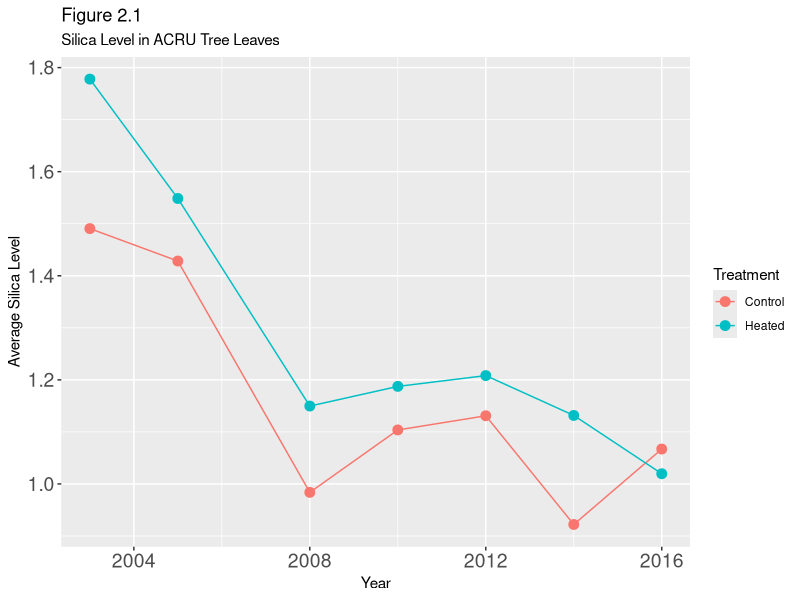
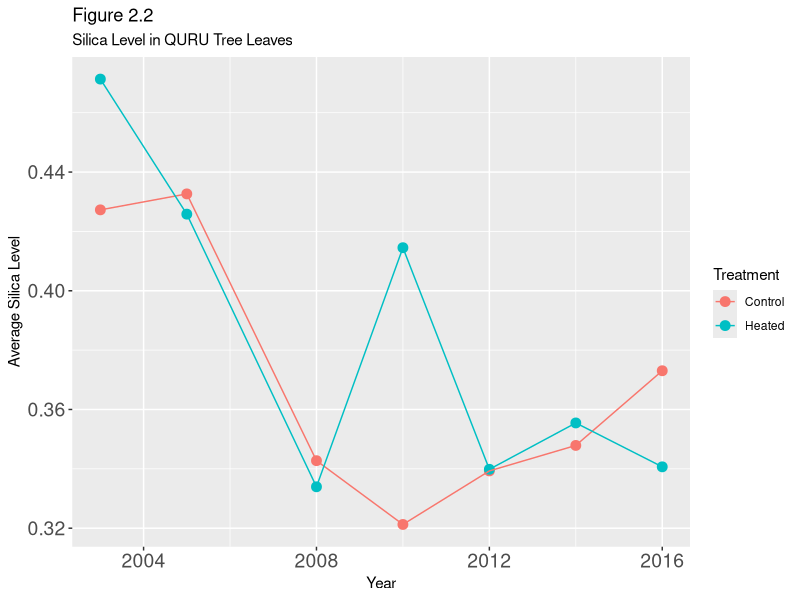
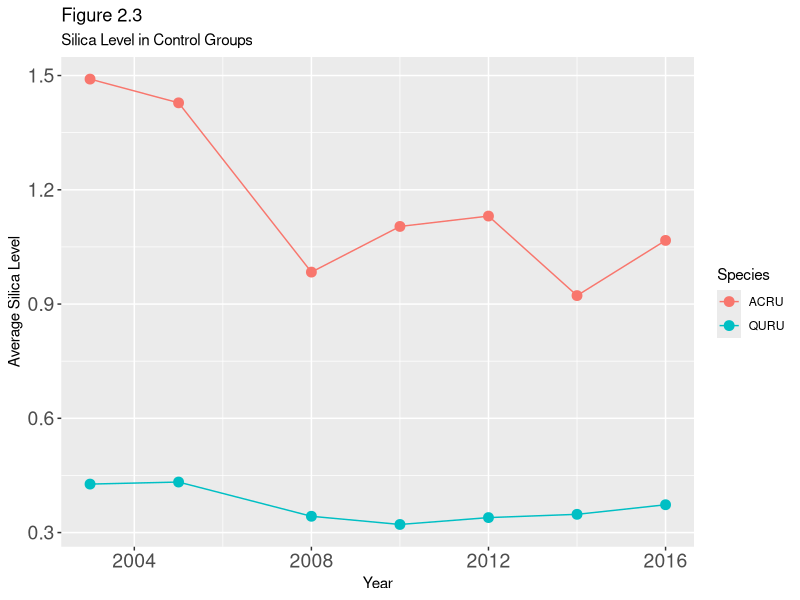
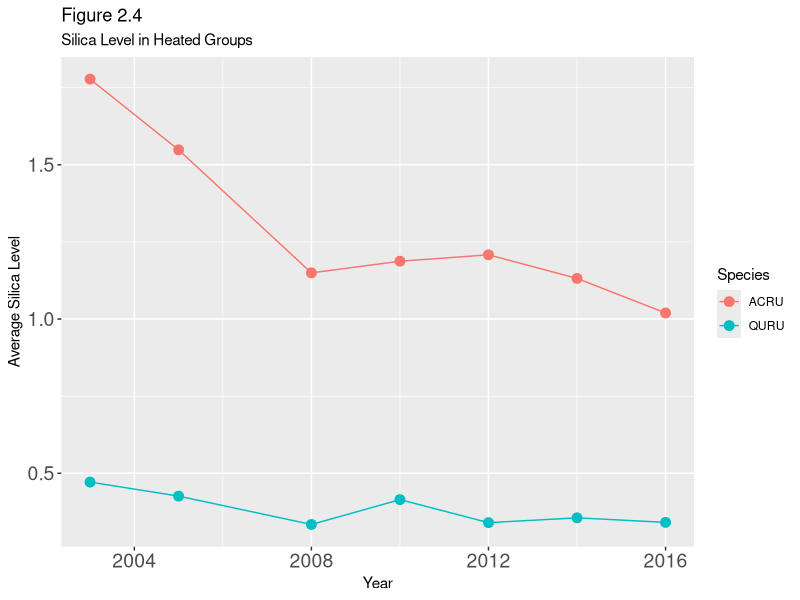
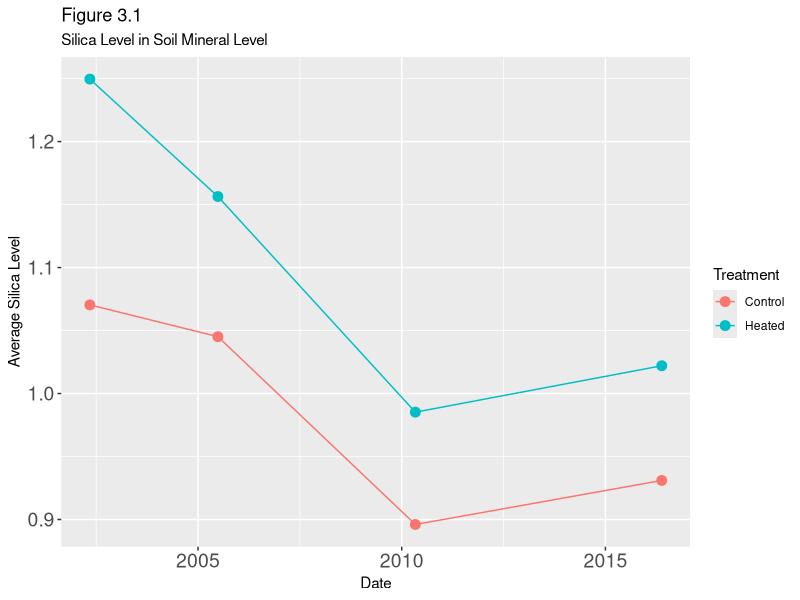
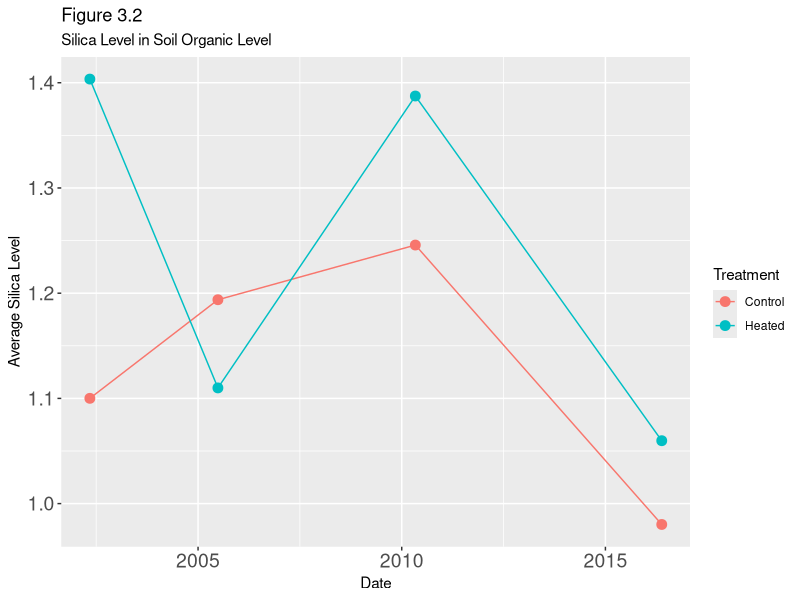
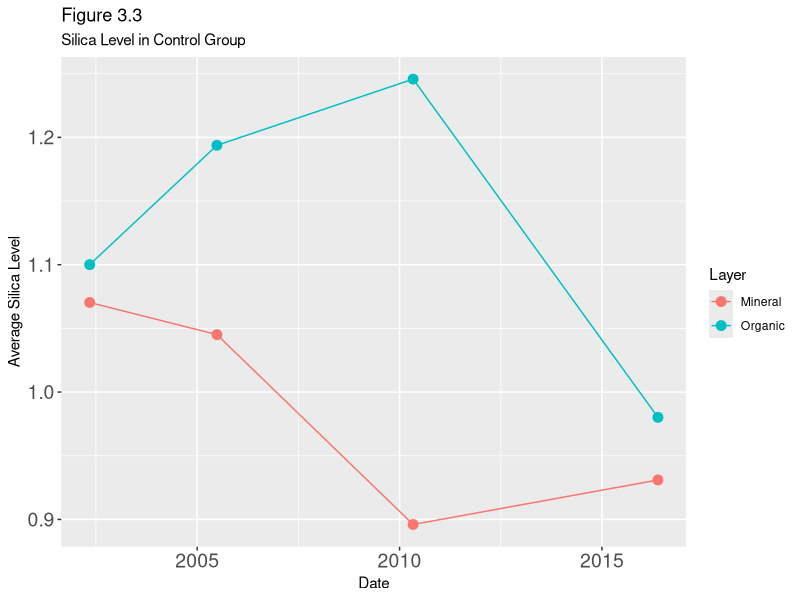
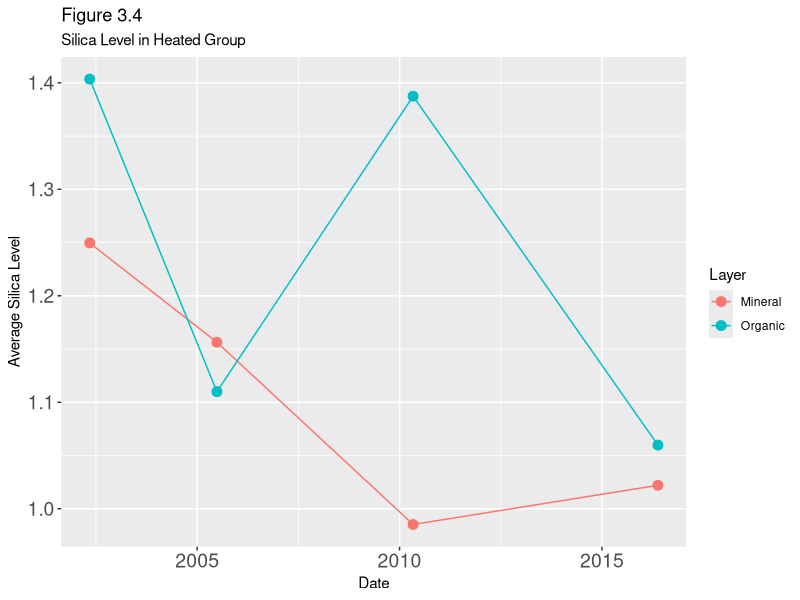

Here is the R script that generated these plots, in order: (Note: this script raises an error after producing the figures.)
## ---- chunk 1
knitr::opts_chunk$set(echo = TRUE)
## ---- chunk 2
library(tidyverse)
library(ggplot2)
library(lubridate)
library(car)
library(zoo)
library(stringi)
library(rlang)
## ---- chunk 3
# green_leaf_bsi dataset
glbsi <- read.csv("green_leaf_bsi.csv")
glbsi_avg <- glbsi %>% 
  group_by(Year, Species, Treatment) %>%
  summarise(avg = mean(X.wt.Bsi))

glbsi_avg_ACRU = glbsi_avg %>% 
  filter(Species == "ACRU")
glbsi_avg_QURU = glbsi_avg %>% 
  filter(Species == "QURU")

glbsi_avg_control = glbsi_avg %>% 
  filter(Treatment == "Control")
glbsi_avg_heated = glbsi_avg %>% 
  filter(Treatment == "Heated")
## ---- chunk 4
ggplot(data = glbsi_avg_ACRU) +
  aes(x = Year, y = avg, color = Treatment) +
  geom_point(size = 3) + 
  labs(title = "Figure 2.1",
       subtitle = "Silica Level in ACRU Tree Leaves",
       x = "Year",
       y = "Average Silica Level")+
  theme(axis.text.x = element_text(size = 14))+
  theme(axis.text.y = element_text(size = 14))+
  geom_line()
## ---- chunk 5
ggplot(data = glbsi_avg_QURU) +
  aes(x = Year, y = avg, color = Treatment) +
  geom_point(size = 3) + 
  labs(title = "Figure 2.2",
       subtitle ="Silica Level in QURU Tree Leaves",
       x = "Year",
       y = "Average Silica Level")+
  theme(axis.text.x = element_text(size = 14))+
  theme(axis.text.y = element_text(size = 14))+
  geom_line()
## ---- chunk 6

ggplot(data = glbsi_avg_control) +
  aes(x = Year, y = avg, color = Species) +
  geom_point(size = 3) + 
  labs(title = "Figure 2.3",
       subtitle ="Silica Level in Control Groups",
       x = "Year",
       y = "Average Silica Level")+
  theme(axis.text.x = element_text(size = 14))+
  theme(axis.text.y = element_text(size = 14))+
  geom_line()
## ---- chunk 7
ggplot(data = glbsi_avg_heated) +
  aes(x = Year, y = avg, color = Species) +
  geom_point(size = 3) + 
  labs(title = "Figure 2.4",
       subtitle = "Silica Level in Heated Groups",
       x = "Year",
       y = "Average Silica Level")+
  theme(axis.text.x = element_text(size = 14))+
  theme(axis.text.y = element_text(size = 14))+
  geom_line()
## ---- chunk 8
glbsi <- read.csv("green_leaf_bsi.csv", encoding = "UTF-8")

glbsi$Year <- as.character(glbsi$Year)
glbsi$Month <- as.character(glbsi$Month)
glbsi$Date <- as.yearmon(paste0(glbsi$Year, "-0", glbsi$Month))
glbsi$Months <- time_length(interval(as.yearmon("2002-05"),glbsi$Date), "month")

r_species <- lm(log(X.wt.Bsi) ~ 
                  factor(Species) + factor(Treatment) + Months + 
                  factor(Month)+factor(Species)*Months, data = glbsi)
## ---- chunk 9
summary(r_species)
## ---- chunk 10
round(r_species$coefficients,digits = 6)
## ---- chunk 11
# soil_bsi dataset
soil_bsi <- read.csv("soil_bsi.csv")

soil_avg <- soil_bsi %>% 
  group_by(Date, Layer, Treatment) %>%
  summarise(avg = mean(X.wt.Bsi)) 

soil_avg <- soil_avg[-1,]
soil_avg$Date <- strptime(soil_avg$Date, "%m/%d/%y")
soil_avg$Date <- as.Date(soil_avg$Date)
soil_avg <- arrange(soil_avg,Date)

SM = soil_avg %>% 
  filter(Layer == "Mineral")
SM2 = soil_avg %>% 
  filter(Layer == "Organic")
SC = soil_avg %>% 
  filter(Treatment == "Control")
SH = soil_avg %>% 
  filter(Treatment == "Heated")
## ---- chunk 12
ggplot(data = SM) +
  aes(x = Date, y = avg, color = Treatment) +
  geom_point(size = 3) + 
  labs(title = "Figure 3.1",
       subtitle ="Silica Level in Soil Mineral Level",
       x = "Date",
       y = "Average Silica Level")+
  theme(axis.text.x = element_text(size = 14))+
  theme(axis.text.y = element_text(size = 14))+
  geom_line()
## ---- chunk 13
ggplot(data = SM2) +
  aes(x = Date, y = avg, color = Treatment) +
  geom_point(size = 3) + 
  labs(title = "Figure 3.2",
       subtitle ="Silica Level in Soil Organic Level",
       x = "Date",
       y = "Average Silica Level")+
  theme(axis.text.x = element_text(size = 14))+
  theme(axis.text.y = element_text(size = 14))+
  geom_line()
## ---- chunk 14

ggplot(data = SC) +
  aes(x = Date, y = avg, color = Layer) +
  geom_point(size = 3) + 
  labs(title = "Figure 3.3",
       subtitle ="Silica Level in Control Group",
       x = "Date",
       y = "Average Silica Level")+
  theme(axis.text.x = element_text(size = 14))+
  theme(axis.text.y = element_text(size = 14))+
  geom_line()
## ---- chunk 15
ggplot(data = SH) +
  aes(x = Date, y = avg, color = Layer) +
  geom_point(size = 3) + 
  labs(title = "Figure 3.4",
       subtitle ="Silica Level in Heated Group",
       x = "Date",
       y = "Average Silica Level")+
  theme(axis.text.x = element_text(size = 14))+
  theme(axis.text.y = element_text(size = 14))+
  geom_line()
## ---- chunk 16
soil_bsi <- read.csv("soil_bsi.csv")

soil_bsi$Date<-mdy(soil_bsi$Date)
soil_data<-na.omit(soil_bsi[,c("Date","Layer","Treatment","X.wt.Bsi")])
soil_data<-soil_data
standaeddate<-c(ymd(020507))
soil_data1<-soil_data %>%
  mutate(deployedtime=difftime(Date,standaeddate,units = "days"))
soil_data1$deployedtime<-as.numeric(soil_data1$deployedtime)
colnames(soil_data1)[4]<-"Silicalevel"
soil_data1$Layer<-factor(soil_data1$Layer)
soil_data1$Treatment<-factor(soil_data1$Treatment)
soil_data2<-soil_data1%>%
  mutate(season=month(Date))

soil_model<-lm(Silicalevel~factor(Layer)+factor(Treatment)+
                 deployedtime+factor(season),data = soil_data2)

## ---- chunk 17
summary(soil_model)
## ---- chunk 18
round(soil_model$coefficients,digits = 6)
## ---- chunk 19
litterbags <- read.csv("litterbags.csv")
datalb <- litterbags[12:162, ]
datalb$Date.Collected <- as.Date(strptime(datalb$Date.Collected, "%m/%d/%y"))
datalb$Date.Deployed <- as.Date(strptime(datalb$Date.Deployed, "%m/%d/%y"))
datalb$Mass.Loss <- as.numeric(datalb$Mass.Loss)
## ---- chunk 20
datalb_heated<-datalb%>%
  filter(Treatment=="Warming")%>%
  group_by(Species,Date.Collected)%>%
  summarise(mean=mean(X.wt.Bsi),Mass.Loss=mean(Mass.Loss))
ggplot(data = datalb_heated) +
  aes(x = Date.Collected, y = mean, color = Species) +
  geom_point(size = datalb_heated$Mass.Loss)+
  geom_line() +
  labs(title = "Figure 4.1",
       subtitle = "Heated group vs Decaying Rate",
       caption = "Point size = Decaying Rate",
    y = 'Average silica level') +
  theme_minimal()
## ---- chunk 21
datalb_normal<-datalb%>%
  filter(Treatment=="Control")%>%
  group_by(Species,Date.Collected)%>%
  summarise(mean=mean(X.wt.Bsi),Mass.Loss=mean(Mass.Loss))
ggplot(data = datalb_normal) +
  aes(x = Date.Collected, y = mean, color = Species) +
  geom_point(size = datalb_normal$Mass.Loss)+
  geom_line() +
  labs(title = "Figure 4.2",
         subtitle = "Controlled group vs Decaying Rate",
       caption = "Point size = Decaying Rate",
       y = 'Average silica level') +
  theme_minimal()

## ---- chunk 22

datalb$Time.Deployed<-as.numeric(datalb$Time.Deployed)
datalb1<-datalb%>%
  mutate(stdecaying=scale(Mass.Loss,center = TRUE,scale = TRUE),
         stBsi=scale(X.wt.Bsi,center = TRUE,scale = TRUE))
model_litterbags<-lm(data = datalb1,
                     X.wt.Bsi~factor(Species)+factor(Treatment)+
                       Time.Deployed+Mass.Loss)
summary(model_litterbags)
## ---- chunk 23
round(model_litterbags$coefficients,digits = 6)
## ---- chunk 24
marginalModelPlots(r_species)

## ---- chunk 25
rf_species <- fortify(r_species)

# residual plot for species
ggplot(rf_species, aes(x = .fitted, y = .resid, colour = rf_species$`factor(Species)`)) + 
  geom_point()+
  scale_colour_manual(name = "Species", limits = c("ACRU","QURU"), values = c("red", "green2"))+
  stat_smooth(method="loess", col = "black")+geom_hline(yintercept=0, col="black", linetype="dashed")+
  labs(title = "Figure 2.6",
       subtitle = "Residual for Species vs Fitted Plot",
       x = "Fitted values",
       y = "Residuals")+
  theme(axis.text.x = element_text(size = 14))+
  theme(axis.text.y = element_text(size = 14))+
  theme_bw()
## ---- chunk 26
# residual plot for treatment
ggplot(rf_species, aes(x = .fitted, y = .resid, colour = rf_species$`factor(Treatment)`))+ 
  geom_point()+
  scale_colour_manual(name = "Treatment", limits = c("Heated","Control"), values = c("red", "green2"))+
  stat_smooth(method="loess", col = "black")+geom_hline(yintercept=0, col="black", linetype="dashed")+
  labs(title = "Figure 2.7",
       subtitle = "Residual for Treatment vs Fitted Plot",
       x = "Fitted values",
       y = "Residuals")+
  theme(axis.text.x = element_text(size = 14))+
  theme(axis.text.y = element_text(size = 14))+
  theme_bw()

## ---- chunk 27
       
# residual plot for month
ggplot(rf_species, aes(x = .fitted, y = .resid, colour=rf_species$`factor(Month)`)) + 
  geom_point()+
  scale_colour_manual(name = "Month", limits = c(6, 7, 8), values = c("red", "green2", "blue"))+
  stat_smooth(method="loess", col = "black")+
  geom_hline(yintercept=0, col="black", linetype="dashed")+
  labs(title = "Figure 2.8",
       subtitle = "Residual for Month vs Fitted Plot",
       x = "Fitted values",
       y = "Residuals")+
  theme(axis.text.x = element_text(size = 14))+
  theme(axis.text.y = element_text(size = 14))+
  theme_bw()
## ---- chunk 28
plot(soil_model,color=soil_model$Layer,which = 1)

## ---- chunk 29
plot(model_litterbags,which = 1)

## ---- chunk 30

marginalModelPlots(model_litterbags)

title(main = "Figure 4.4")
